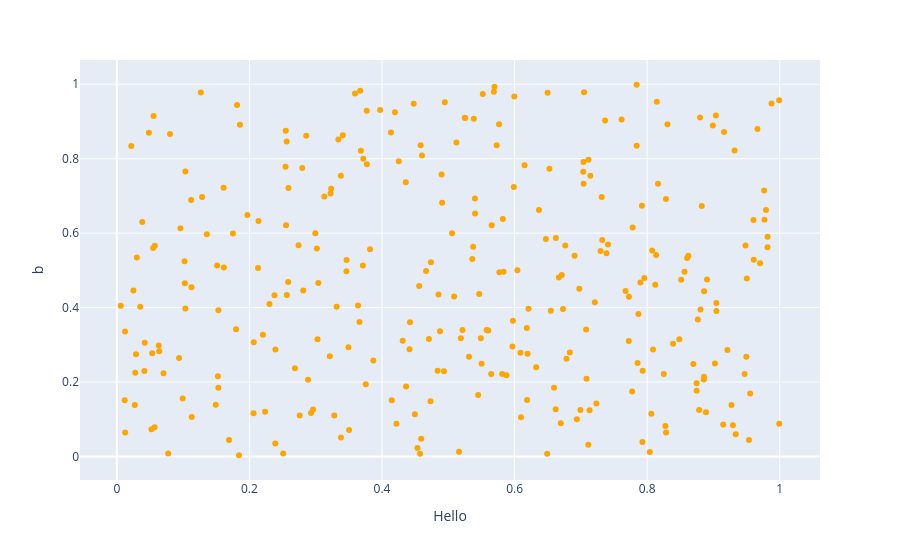

Notebook code for this chart:
### Code cell
# Option 2: If you prefer to use Plotly directly (recommended for newer versions)
import plotly.express as px

fig = px.scatter(df, x='a', y='b')
fig.update_layout(xaxis_title='Hello')
fig.update_traces(marker=dict(color='orange'))
fig.show()

### Figure 1 — Plotly figure (JSON) as saved in the notebook; plotly's stock layout.template omitted (floating-point values rounded to 4 significant figures; data arrays with more than 128 entries replaced by an {"elided": "..."} marker saying what was removed)
{"data": [{"hovertemplate": "a=%{x}<br>b=%{y}<extra></extra>", "legendgroup": "", "marker": {"color": "orange", "symbol": "circle"}, "mode": "markers", "name": "", "orientation": "v", "showlegend": false, "type": "scatter", "x": {"elided": "300 float values"}, "xaxis": "x", "y": {"elided": "300 float values"}, "yaxis": "y"}], "layout": {"legend": {"tracegroupgap": 0}, "margin": {"t": 60}, "xaxis": {"anchor": "y", "domain": [0, 1], "title": {"text": "Hello"}}, "yaxis": {"anchor": "x", "domain": [0, 1], "title": {"text": "b"}}}}
